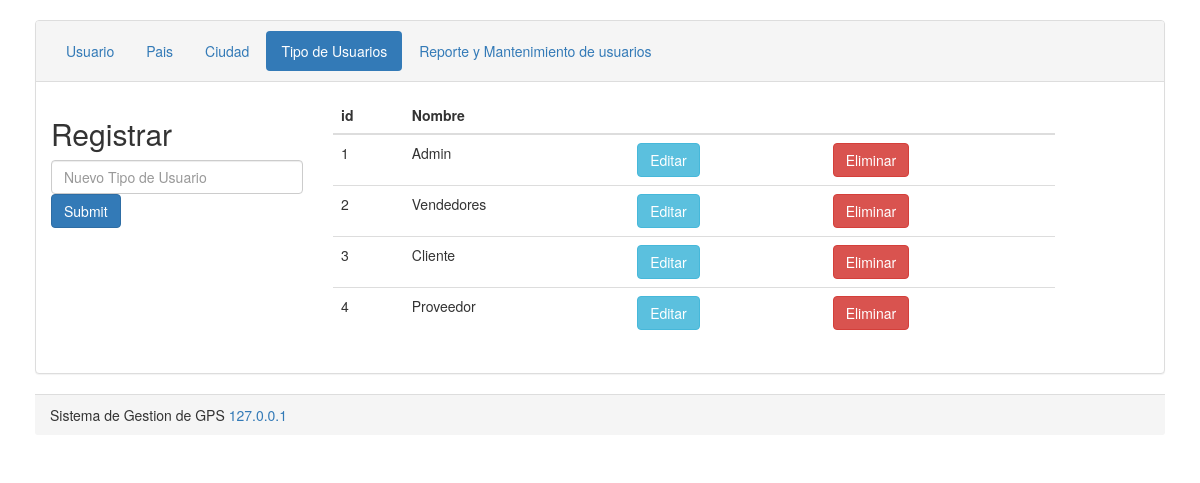
The page /tipos.php on the database its author committed.
### tables this page shows
CREATE TABLE `tipousuario` (
  `idTipoUsuario` int(11) NOT NULL AUTO_INCREMENT,
  `nombre` varchar(30) DEFAULT NULL,
  PRIMARY KEY (`idTipoUsuario`)
);

### tipos.php (the view, shortened to what this page needs)
<?php
    include_once("conexion.php");
   $sql="select * from tipousuario";
    $result=mysqli_query($conexion,$sql);
?>
<!DOCTYPE html>
<html lang="es">
<head>
    <link rel="stylesheet" href="http://maxcdn.bootstrapcdn.com/bootstrap/3.3.7/css/bootstrap.min.css">
</head>
<body>
    <div class="container">
        <div class="panel panel-default">
            <div class="panel-heading">
                <ul class="nav nav-pills">
                    <li role="presentation" ><a href="index.php">Usuario</a></li>
                    <li role="presentation" ><a href="paises.php">Pais</a></li>
                    <li role="presentation" ><a href="ciudades.php">Ciudad</a></li>
                    <li role="presentation" class="active"><a href="tipos.php">Tipo de Usuarios</a></li>
                    <li role="presentation"><a href="Usuariocrud.php">Reporte y Mantenimiento de usuarios</a></li>
                </ul>
            </div>
            <div class="panel-body">
                    <div class="row">
                        <div class="col-md-3">
                            <h2>Registrar</h2>
                                <form action="tipoInsertar.php" method="POST">
                                    <input type="text" class="form-control mb-3" name="nombre" placeholder="Nuevo Tipo de Usuario">
                                    <input type="submit" class="btn btn-primary">
                                </form>
                        </div>
                        <div class="col-md-8">
                            <table class="table" >
                                <thead class="table-success table-striped" >
                                    <tr>
                                        <th>id</th>
                                        <th>Nombre</th>
                                        <th></th>
                                        <th></th>
                                    </tr>
                                </thead>
                                <tbody>
                                        <?php
                                            while($row=mysqli_fetch_array($result)){
                                        ?>
                                            <tr>
                                                <td><?php  echo $row['idTipoUsuario']?></td>
                                                <td><?php  echo $row['nombre']?></td>
                                                <td><a href="tipoActualizar.php?id=<?php echo $row['idTipoUsuario'] ?>" class="btn btn-info">Editar</a></td>
                                                <td><a href="tipoDelete.php?id=<?php echo $row['idTipoUsuario'] ?>" class="btn btn-danger">Eliminar</a></td>
                                            </tr>
                                        <?php
                                            }
                                        ?>
                                </tbody>
                            </table>
                        </div>
                    </div>
            </div>
        </div>
        <div class="panel-footer">Sistema de Gestion de GPS <a href"http://127.0.0.1/gps">127.0.0.1</a></div>
    </div>
</body>
</html>

### tipos.php (style rules this page uses)
.container { padding: 20px; }

### rows shown on the page
tipousuario: idTipoUsuario "1", nombre "Admin"
tipousuario: idTipoUsuario "2", nombre "Vendedores"
tipousuario: idTipoUsuario "3", nombre "Cliente"
tipousuario: idTipoUsuario "4", nombre "Proveedor"
